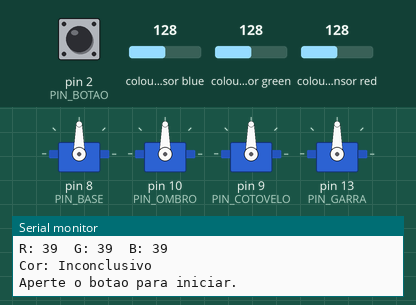
Bench run of a sketch on a simulated Arduino Uno, built with avr-gcc and run on an emulated ATmega328P. On the bench: 4 × servo, the last lines printed to the serial monitor. Wiring (inferred from the names in the program): TCS3200 colour sensor: output pin 5; S2 pin 6; S3 pin 7. The test bench sets the inputs (shaded band); at power-on: colour sensor blue 128, pin 2 (PIN_BOTAO) HIGH, colour sensor green 128, colour sensor red 128. The audio player accepts every command and is not drawn.

Above: at 3.2 s.
3.3 s: colour sensor blue set to 191
6.3 s: pin 2 (PIN_BOTAO) pulled LOW for 0.15 s
At 9.9 s:
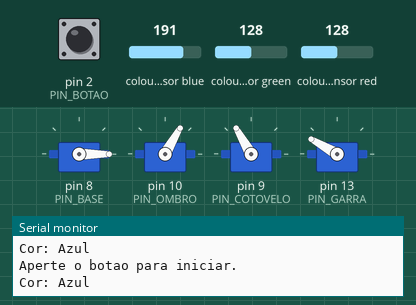
At 19.4 s:
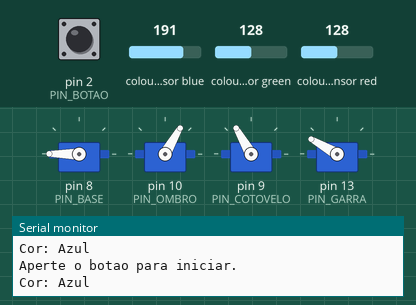
Timing chart, 0 to 24.4 s (numbered marks = the images above; inputs shaded):
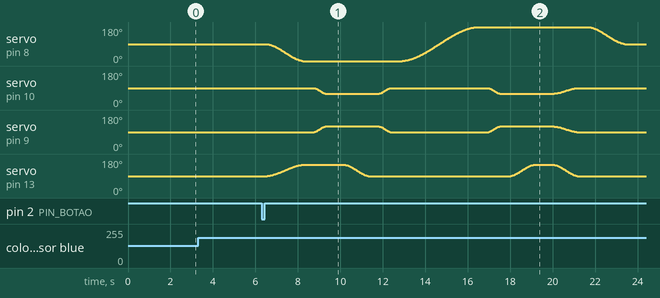

The sketch:

braco_separador_cores.ino
```cpp
/*
 * =====================================================================
 *  Braço robótico separador de objetos por cor com saída em áudio
 * =====================================================================
 *
 *  Trabalho de Conclusão de Curso — Engenharia de Controle e Automação
 *  PUC-Campinas, 2026
 *
 *  Hardware: Arduino UNO, kit de braço MARK2 (4 servos), sensor de cor
 *            TCS3200 e módulo de áudio DFPlayer Mini.
 *
 *  Funcionamento
 *    1) O sensor lê a cor da peça a cada INTERVALO_LEITURA_MS e mostra o
 *       resultado no Monitor Serial.
 *    2) O operador aperta o botão (ou envia 's' pelo Monitor Serial).
 *    3) Cor identificada: o áudio com o nome da cor toca enquanto o braço
 *       pega a peça e a leva até o nicho correspondente.
 *    4) Cor não identificada: toca o áudio 0004 e o braço permanece na
 *       posição inicial (todos os servos em 90°).
 *
 *  Cartão SD (FAT32), pasta "mp3", arquivos em formato MP3:
 *    0001.mp3 = vermelho | 0002.mp3 = azul | 0003.mp3 = verde
 *    0004.mp3 = cor não identificada
 *
 *  Ligações
 *    Sensor TCS3200 : OUT -> 5 | S2 -> 6 | S3 -> 7
 *    Botão          : entre o pino 2 e o GND (usa o pull-up interno)
 *    Servos         : base -> 8 | cotovelo -> 9 | ombro -> 10 | garra -> 13
 *    DFPlayer Mini  : TX do módulo -> pino 3
 *                     RX do módulo -> resistor de 1 kΩ -> pino 4
 *                     VCC em 5 V | GND comum | alto-falante em SPK_1 e SPK_2
 *
 *  Bibliotecas: Servo, SoftwareSerial e DFRobotDFPlayerMini
 * =====================================================================
 */

#include <Servo.h>
#include <SoftwareSerial.h>
#include <DFRobotDFPlayerMini.h>


// =====================================================================
//  CONFIGURAÇÃO
// =====================================================================

// ---------- Pinos do sensor e do botão ----------
#define PIN_OUT   5
#define PIN_S2    6
#define PIN_S3    7
#define PIN_BOTAO 2

// ---------- Pinos dos servos ----------
const int PIN_BASE     = 8;
const int PIN_OMBRO    = 10;
const int PIN_COTOVELO = 9;
const int PIN_GARRA    = 13;

// ---------- Módulo de áudio ----------
const int PIN_AUDIO_RX = 3;    // Arduino recebe <- TX do módulo
const int PIN_AUDIO_TX = 4;    // Arduino envia  -> RX do módulo (via 1 kΩ)
const int VOLUME_AUDIO = 30;   // de 0 a 30

// Faixas da pasta /mp3 do cartão SD
const int FAIXA_VERMELHO = 1;
const int FAIXA_AZUL     = 2;
const int FAIXA_VERDE    = 3;
const int FAIXA_NAO_IDENTIFICADA = 4;

// ---------- Velocidade do movimento ----------
// Tempo, em ms, para a junta que mais se move andar 1 grau.
//   10 ms -> 100 °/s (rápido) | 20 ms -> 50 °/s | 30 ms -> 33 °/s
const int ESPERA_PASSO_MS = 20;
const int PAUSA_ETAPA_MS  = 400;   // parada entre uma etapa e outra

// ---------- Poses (ângulos dos servos, em graus) ----------
// Posição da base para pegar a peça e para cada nicho
const int BASE_PEGA     = 0;
const int BASE_AZUL     = 180;
const int BASE_VERDE    = 120;
const int BASE_VERMELHO = 60;

const int BASE_HOME = 90, OMBRO_HOME = 90, COTOVELO_HOME = 90;   // posição inicial
const int OMBRO_ALTO  = 90, COTOVELO_ALTO  = 90;    // braço recolhido (alto)
const int OMBRO_BAIXO = 60, COTOVELO_BAIXO = 120;   // braço inclinado (baixo)
const int GARRA_ABERTA = 150, GARRA_FECHADA = 90;

// ---------- Sensor de cor ----------
const unsigned long TIMEOUT_US = 30000UL;          // desiste de um pulso após 30 ms
const int N_LEITURAS = 5;                          // média de 5 pulsos por canal
const unsigned long LIMITE_VERMELHO = 100;         // ajustar conforme a calibração
const unsigned long INTERVALO_LEITURA_MS = 2500;   // tempo entre leituras


// =====================================================================
//  OBJETOS E VARIÁVEIS GLOBAIS
// =====================================================================

Servo servoBase, servoOmbro, servoCotovelo, servoGarra;
Servo* servos[4] = { &servoBase, &servoOmbro, &servoCotovelo, &servoGarra };
enum { BASE, OMBRO, COTOVELO, GARRA };   // índices do vetor servos[]
int atual[4] = { 90, 90, 90, 90 };       // ângulo atual de cada servo

SoftwareSerial serialAudio(PIN_AUDIO_RX, PIN_AUDIO_TX);
DFRobotDFPlayerMini audio;

// Resultado de classificar(): 0 = inconclusivo, 1 = azul, 2 = verde, 3 = vermelho
const char* NOME_COR[4] = {"Inconclusivo", "Azul", "Verde", "Vermelho"};
int corAtual = 0;                 // última cor lida
int corAvisada = -1;              // última cor mostrada no Monitor Serial
unsigned long ultimaLeitura = 0;  // instante (millis) da última leitura


// =====================================================================
//  PROTÓTIPOS
// =====================================================================

bool operadorAutorizou();
unsigned long lerCanal(int s2, int s3);
int classificar(unsigned long r, unsigned long g, unsigned long b);
void lerCor();
void mostrarRespostaDoModulo();
void tocarFaixa(int faixa);
void moverSuave(int base, int ombro, int cotovelo, int garra);
void separar(int baseDestino);


// =====================================================================
//  SETUP
// =====================================================================

void setup() {
  // Grava o ângulo inicial ANTES do attach(), para que o servo já parta
  // na posição de repouso em vez de dar um salto ao ser ligado.
  for (int i = 0; i < 4; i++) servos[i]->write(atual[i]);
  servoBase.attach(PIN_BASE);
  servoOmbro.attach(PIN_OMBRO);
  servoCotovelo.attach(PIN_COTOVELO);
  servoGarra.attach(PIN_GARRA);

  pinMode(PIN_OUT, INPUT);
  pinMode(PIN_S2, OUTPUT);
  pinMode(PIN_S3, OUTPUT);
  pinMode(PIN_BOTAO, INPUT_PULLUP);
  Serial.begin(9600);

  serialAudio.begin(9600);
  delay(1500);                                  // tempo para o módulo inicializar

  // begin(serial, ack = false, reset = false)
  // Com o ACK desligado o módulo não responde a cada comando, o que reduz
  // o tráfego na SoftwareSerial no instante em que o braço começa a andar.
  // Observação: com reset = false o begin() sempre retorna true, por isso
  // o retorno não é usado para confirmar a comunicação.
  audio.begin(serialAudio, false, false);
  audio.volume(VOLUME_AUDIO);
  Serial.println("Modulo de audio iniciado.");

  Serial.println("Pronto. Coloque a peca na frente do sensor.");
}


// =====================================================================
//  LOOP PRINCIPAL
// =====================================================================

void loop() {
  mostrarRespostaDoModulo();

  // 1) Lê a cor periodicamente (só acontece com o braço parado)
  if (millis() - ultimaLeitura >= INTERVALO_LEITURA_MS) {
    lerCor();
  }

  // 2) Com a autorização do operador, áudio e movimento começam juntos
  if (operadorAutorizou()) {
    Serial.print("Cor: ");
    Serial.println(NOME_COR[corAtual]);

    switch (corAtual) {
      case 1:  tocarFaixa(FAIXA_AZUL);     separar(BASE_AZUL);     break;
      case 2:  tocarFaixa(FAIXA_VERDE);    separar(BASE_VERDE);    break;
      case 3:  tocarFaixa(FAIXA_VERMELHO); separar(BASE_VERMELHO); break;
      default:
        tocarFaixa(FAIXA_NAO_IDENTIFICADA);
        Serial.println("Cor nao identificada: braco parado na posicao inicial.");
        break;
    }

    // Ao fim do ciclo a peça já saiu do sensor: exige uma leitura nova
    corAtual = 0;
    corAvisada = -1;
    ultimaLeitura = millis();
  }
}


// =====================================================================
//  LEITURA E CLASSIFICAÇÃO DA COR
// =====================================================================

// Lê os três canais do TCS3200 e atualiza corAtual.
void lerCor() {
  ultimaLeitura = millis();
  unsigned long vermelho = lerCanal(LOW,  LOW);
  unsigned long verde    = lerCanal(HIGH, HIGH);
  unsigned long azul     = lerCanal(LOW,  HIGH);
  corAtual = classificar(vermelho, verde, azul);

  // Só escreve no Monitor Serial quando a cor muda, para não poluir a saída
  if (corAtual != corAvisada) {
    corAvisada = corAtual;
    Serial.print("R: ");  Serial.print(vermelho);
    Serial.print("  G: "); Serial.print(verde);
    Serial.print("  B: "); Serial.println(azul);
    Serial.print("Cor: ");
    Serial.println(NOME_COR[corAtual]);
    Serial.println("Aperte o botao para iniciar.");
  }
}

// Seleciona o filtro (S2/S3) e devolve a largura média do pulso em µs.
// No TCS3200, quanto MENOR o pulso, MAIS intensa é aquela cor.
// Devolve 0 se nenhuma leitura for válida.
unsigned long lerCanal(int s2, int s3) {
  digitalWrite(PIN_S2, s2);
  digitalWrite(PIN_S3, s3);
  delay(15);                                    // estabilização do filtro
  unsigned long soma = 0;
  int validas = 0;
  for (int i = 0; i < N_LEITURAS; i++) {
    unsigned long t = pulseIn(PIN_OUT, LOW, TIMEOUT_US);
    if (t > 0) { soma += t; validas++; }        // 0 = tempo esgotado
  }
  if (validas == 0) return 0;
  return soma / validas;
}

// Classifica pela cor de menor pulso (cor dominante).
// Devolve 1 = azul, 2 = verde, 3 = vermelho, 0 = inconclusivo.
int classificar(unsigned long r, unsigned long g, unsigned long b) {
  if (r == 0 || g == 0 || b == 0) return 0;     // leitura inválida
  if (b < r && b < g) return 1;
  if (g < r && g < b) return 2;
  if (r < b && r < g && r < LIMITE_VERMELHO) return 3;
  return 0;
}


// =====================================================================
//  ÁUDIO
// =====================================================================

// Envia o comando e retorna imediatamente: o módulo toca sozinho, então
// o braço já começa a se mover enquanto a mensagem é falada.
void tocarFaixa(int faixa) {
  audio.playMp3Folder(faixa);           // toca /mp3/000N.mp3
}

// Mostra no Monitor Serial os erros informados pelo módulo de áudio.
void mostrarRespostaDoModulo() {
  if (!audio.available()) return;
  uint8_t tipo = audio.readType();
  int valor = audio.read();
  if (tipo == DFPlayerError) {
    Serial.print("ERRO do modulo de audio: ");
    Serial.println(valor);   // 1 = sem cartão | 3 = comunicação | 6 = faixa não encontrada
  }
}


// =====================================================================
//  AUTORIZAÇÃO DO OPERADOR
// =====================================================================

// Retorna true quando o botão é apertado (e solto) ou quando chega 's'
// pelo Monitor Serial.
bool operadorAutorizou() {
  if (digitalRead(PIN_BOTAO) == LOW) {          // botão apertado
    delay(50);                                  // debounce
    while (digitalRead(PIN_BOTAO) == LOW) { }   // espera soltar
    return true;
  }
  if (Serial.available() > 0 && Serial.read() == 's') return true;
  return false;
}


// =====================================================================
//  MOVIMENTO SUAVE DOS SERVOS
// =====================================================================

// Conversão de graus para microssegundos na MESMA escala do servo.write()
// (544 a 2400 µs). Assim os ângulos calibrados continuam válidos e é
// possível enviar frações de grau, deixando o movimento mais contínuo.
const float US_MIN = 544.0, US_MAX = 2400.0;
const int PERIODO_SERVO_MS = 20;   // o servo recebe um pulso novo a cada 20 ms

void escreverGraus(int i, float graus) {
  servos[i]->writeMicroseconds((int)(US_MIN + graus * (US_MAX - US_MIN) / 180.0 + 0.5));
}

// Leva as 4 juntas aos ângulos-alvo, todas chegando ao mesmo tempo.
// Usa um perfil em "S" (smoothstep): o movimento sai devagar, acelera e
// freia suavemente no fim, evitando trancos na partida e na parada.
// Duração total = maior deslocamento (graus) * ESPERA_PASSO_MS.
void moverSuave(int base, int ombro, int cotovelo, int garra) {
  int alvo[4] = { base, ombro, cotovelo, garra };
  int inicio[4];
  int maiorDelta = 0;
  for (int i = 0; i < 4; i++) {
    alvo[i] = constrain(alvo[i], 0, 180);
    inicio[i] = atual[i];
    int d = abs(alvo[i] - inicio[i]);
    if (d > maiorDelta) maiorDelta = d;
  }
  if (maiorDelta == 0) return;            // já está na pose

  unsigned long duracao = (unsigned long)maiorDelta * ESPERA_PASSO_MS;
  int passos = duracao / PERIODO_SERVO_MS;
  if (passos < 1) passos = 1;

  for (int k = 1; k <= passos; k++) {
    float t = (float)k / passos;          // progresso de 0 a 1
    float s = t * t * (3.0 - 2.0 * t);    // curva em S
    for (int i = 0; i < 4; i++) {
      escreverGraus(i, inicio[i] + (alvo[i] - inicio[i]) * s);
    }
    delay(PERIODO_SERVO_MS);
  }
  for (int i = 0; i < 4; i++) atual[i] = alvo[i];
}

void pausa() { delay(PAUSA_ETAPA_MS); }


// =====================================================================
//  SEQUÊNCIA DE SEPARAÇÃO (a mesma para as três cores)
// =====================================================================

void separar(int baseDestino) {
  // Durante o movimento a SoftwareSerial deixa de escutar o módulo de áudio.
  // Cada byte recebido desliga as interrupções por cerca de 1 ms, o que
  // distorce o pulso dos servos e provoca trancos.
  // Consequência: erros do módulo que cheguem durante o movimento não
  // aparecem no Monitor Serial.
  serialAudio.stopListening();

  // Vai até a peça
  moverSuave(BASE_PEGA, OMBRO_ALTO,  COTOVELO_ALTO,  GARRA_ABERTA); pausa();
  moverSuave(BASE_PEGA, OMBRO_BAIXO, COTOVELO_BAIXO, GARRA_ABERTA); pausa();
  moverSuave(BASE_PEGA, OMBRO_BAIXO, COTOVELO_BAIXO, GARRA_ABERTA);  pausa();
  moverSuave(BASE_PEGA, OMBRO_BAIXO, COTOVELO_BAIXO, GARRA_FECHADA); pausa();  // pega
  moverSuave(BASE_PEGA, OMBRO_ALTO,  COTOVELO_ALTO,  GARRA_FECHADA); pausa();  // levanta

  // Leva até o nicho
  moverSuave(baseDestino, OMBRO_ALTO,  COTOVELO_ALTO,  GARRA_FECHADA); pausa();
  moverSuave(baseDestino, OMBRO_BAIXO, COTOVELO_BAIXO, GARRA_FECHADA); pausa();
  moverSuave(baseDestino, OMBRO_BAIXO, COTOVELO_BAIXO, GARRA_ABERTA);  pausa();  // solta
  moverSuave(baseDestino, OMBRO_BAIXO, COTOVELO_BAIXO, GARRA_ABERTA); pausa();
  moverSuave(baseDestino, OMBRO_ALTO,  COTOVELO_ALTO,  GARRA_FECHADA); pausa();  // afasta

  // Volta à posição inicial
  moverSuave(BASE_HOME, OMBRO_HOME, COTOVELO_HOME, GARRA_FECHADA);

  serialAudio.listen();                 // volta a escutar o módulo
}


/*
// =====================================================================
//  ETAPA FUTURA — CINEMÁTICA INVERSA (ainda não é chamada pelo loop)
// =====================================================================
//  Para usar:
//    1) medir L2, L3 e H no braço montado;
//    2) calibrar SINAL_SERVO e OFFSET_SERVO de cada junta;
//    3) trocar as poses fixas por chamadas a irParaPonto().
// =====================================================================

const float L2 = 100.0;   // A MEDIR: comprimento do elo ombro -> cotovelo (mm)
const float L3 = 100.0;   // A MEDIR: cotovelo -> ponta da garra (mm)
const float H  = 50.0;    // A MEDIR: altura do eixo do ombro em relação à mesa (mm)

// ângulo_servo = OFFSET + SINAL * ângulo_do_modelo (graus) -> calibrar com transferidor
const float SINAL_SERVO[3]  = { 1, 1, 1 };   // base, ombro, cotovelo (+1 ou -1)
const float OFFSET_SERVO[3] = { 0, 0, 90 };  // A CALIBRAR
const bool  PARALELOGRAMO   = false;         // true: servo do cotovelo recebe q2 + q3

// Dado um ponto (x, y, z) em mm, calcula q1, q2 e q3 em radianos.
// Retorna false se o ponto estiver fora do alcance.
//   q1: rotação da base
//   q2: ângulo do ombro, medido a partir da horizontal
//   q3: ângulo do cotovelo, relativo ao elo anterior (q3 < 0 = cotovelo para cima)
bool cinematicaInversa(float x, float y, float z, float &q1, float &q2, float &q3) {
  float rho  = sqrt(x * x + y * y);
  float zeta = z - H;
  float D = (rho * rho + zeta * zeta - L2 * L2 - L3 * L3) / (2.0 * L2 * L3);
  if (D > 1.0 || D < -1.0) return false;
  q1 = atan2(y, x);
  q3 = atan2(-sqrt(1.0 - D * D), D);
  q2 = atan2(zeta, rho) - atan2(L3 * sin(q3), L2 + L3 * cos(q3));
  return true;
}

// Converte o ângulo do modelo (rad) para o ângulo do servo (0 a 180°).
// junta: 0 = base, 1 = ombro, 2 = cotovelo
int paraServo(float qRad, int junta) {
  float graus = qRad * 180.0 / PI;
  int ang = (int)round(OFFSET_SERVO[junta] + SINAL_SERVO[junta] * graus);
  return constrain(ang, 0, 180);
}

// Move a ponta da garra até o ponto (x, y, z), com a garra no ângulo dado.
bool irParaPonto(float x, float y, float z, int garra) {
  float q1, q2, q3;
  if (!cinematicaInversa(x, y, z, q1, q2, q3)) {
    Serial.println("Ponto fora do alcance");
    return false;
  }
  float qCotovelo = PARALELOGRAMO ? (q2 + q3) : q3;
  moverSuave(paraServo(q1, 0), paraServo(q2, 1), paraServo(qCotovelo, 2), garra);
  return true;
}
*/
```
